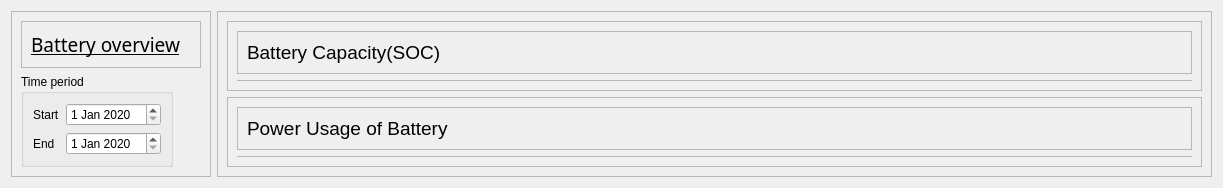
         <widget class="QWidget" name="BatteryQWidget">
          <layout class="QHBoxLayout" name="horizontalLayout_8">
           <item alignment="Qt::AlignLeft|Qt::AlignTop">
            <widget class="QFrame" name="frame_38">
             <property name="sizePolicy">
              <sizepolicy hsizetype="MinimumExpanding" vsizetype="Maximum">
               <horstretch>0</horstretch>
               <verstretch>0</verstretch>
              </sizepolicy>
             </property>
             <property name="minimumSize">
              <size>
               <width>200</width>
               <height>50</height>
              </size>
             </property>
             <property name="maximumSize">
              <size>
               <width>16777215</width>
               <height>16777215</height>
              </size>
             </property>
             <property name="frameShape">
              <enum>QFrame::StyledPanel</enum>
             </property>
             <property name="frameShadow">
              <enum>QFrame::Raised</enum>
             </property>
             <layout class="QVBoxLayout" name="verticalLayout_24">
              <item alignment="Qt::AlignTop">
               <widget class="QFrame" name="frame_39">
                <property name="frameShape">
                 <enum>QFrame::StyledPanel</enum>
                </property>
                <property name="frameShadow">
                 <enum>QFrame::Raised</enum>
                </property>
                <layout class="QHBoxLayout" name="horizontalLayout_17">
                 <item alignment="Qt::AlignLeft|Qt::AlignTop">
                  <widget class="QLabel" name="label_25">
                   <property name="font">
                    <font>
                     <family>Bahnschrift SemiBold</family>
                     <pointsize>14</pointsize>
                     <underline>true</underline>
                    </font>
                   </property>
                   <property name="text">
                    <string>Battery overview</string>
                   </property>
                  </widget>
                 </item>
                </layout>
               </widget>
              </item>
              <item alignment="Qt::AlignLeft|Qt::AlignTop">
               <widget class="QGroupBox" name="groupBox_8">
                <property name="title">
                 <string>Time period</string>
                </property>
                <layout class="QFormLayout" name="formLayout_7">
                 <item row="0" column="0">
                  <widget class="QLabel" name="label_26">
                   <property name="text">
                    <string>Start</string>
                   </property>
                  </widget>
                 </item>
                 <item row="0" column="1">
                  <widget class="QDateEdit" name="startDateBattery">
                   <property name="minimumDate">
                    <date>
                     <year>2020</year>
                     <month>1</month>
                     <day>1</day>
                    </date>
                   </property>
                  </widget>
                 </item>
                 <item row="1" column="0">
                  <widget class="QLabel" name="label_30">
                   <property name="text">
                    <string>End</string>
                   </property>
                  </widget>
                 </item>
                 <item row="1" column="1">
                  <widget class="QDateEdit" name="endDateBattery">
                   <property name="minimumDate">
                    <date>
                     <year>2020</year>
                     <month>1</month>
                     <day>1</day>
                    </date>
                   </property>
                  </widget>
                 </item>
                </layout>
               </widget>
              </item>
             </layout>
            </widget>
           </item>
           <item>
            <widget class="QFrame" name="frame_27">
             <property name="sizePolicy">
              <sizepolicy hsizetype="Minimum" vsizetype="Preferred">
               <horstretch>0</horstretch>
               <verstretch>0</verstretch>
              </sizepolicy>
             </property>
             <property name="frameShape">
              <enum>QFrame::StyledPanel</enum>
             </property>
             <property name="frameShadow">
              <enum>QFrame::Raised</enum>
             </property>
             <layout class="QVBoxLayout" name="verticalLayout_19">
              <item>
               <widget class="QFrame" name="frame_28">
                <property name="frameShape">
                 <enum>QFrame::StyledPanel</enum>
                </property>
                <property name="frameShadow">
                 <enum>QFrame::Raised</enum>
                </property>
                <layout class="QVBoxLayout" name="verticalLayout_20">
                 <item>
                  <widget class="QFrame" name="frame_29">
                   <property name="sizePolicy">
                    <sizepolicy hsizetype="Preferred" vsizetype="Maximum">
                     <horstretch>0</horstretch>
                     <verstretch>0</verstretch>
                    </sizepolicy>
                   </property>
                   <property name="frameShape">
                    <enum>QFrame::StyledPanel</enum>
                   </property>
                   <property name="frameShadow">
                    <enum>QFrame::Raised</enum>
                   </property>
                   <layout class="QHBoxLayout" name="horizontalLayout_13">
                    <item alignment="Qt::AlignTop">
                     <widget class="QLabel" name="label_17">
                      <property name="font">
                       <font>
                        <family>Arial</family>
                        <pointsize>14</pointsize>
                       </font>
                      </property>
                      <property name="text">
                       <string>Battery Capacity(SOC)</string>
                      </property>
                     </widget>
                    </item>
                    <item>
                     <spacer name="horizontalSpacer_8">
                      <property name="orientation">
                       <enum>Qt::Horizontal</enum>
                      </property>
                      <property name="sizeHint" stdset="0">
                       <size>
                        <width>741</width>
                        <height>20</height>
                       </size>
                      </property>
                     </spacer>
                    </item>
                   </layout>
                  </widget>
                 </item>
                 <item>
                  <widget class="QFrame" name="socBat_Frame">
                   <property name="sizePolicy">
                    <sizepolicy hsizetype="Preferred" vsizetype="Expanding">
                     <horstretch>0</horstretch>
                     <verstretch>0</verstretch>
                    </sizepolicy>
                   </property>
                   <property name="frameShape">
                    <enum>QFrame::StyledPanel</enum>
                   </property>
                   <property name="frameShadow">
                    <enum>QFrame::Raised</enum>
                   </property>
                  </widget>
                 </item>
                </layout>
               </widget>
              </item>
              <item>
               <widget class="QFrame" name="frame_30">
                <property name="frameShape">
                 <enum>QFrame::StyledPanel</enum>
                </property>
                <property name="frameShadow">
                 <enum>QFrame::Raised</enum>
                </property>
                <layout class="QVBoxLayout" name="verticalLayout_21">
                 <item>
                  <widget class="QFrame" name="frame_31">
                   <property name="sizePolicy">
                    <sizepolicy hsizetype="Preferred" vsizetype="Maximum">
                     <horstretch>0</horstretch>
                     <verstretch>0</verstretch>
                    </sizepolicy>
                   </property>
                   <property name="frameShape">
                    <enum>QFrame::StyledPanel</enum>
                   </property>
                   <property name="frameShadow">
                    <enum>QFrame::Raised</enum>
                   </property>
                   <layout class="QHBoxLayout" name="horizontalLayout_14">
                    <item alignment="Qt::AlignTop">
                     <widget class="QLabel" name="label_18">
                      <property name="font">
                       <font>
                        <family>Arial</family>
                        <pointsize>14</pointsize>
                       </font>
                      </property>
                      <property name="text">
                       <string>Power Usage of Battery</string>
                      </property>
                     </widget>
                    </item>
                    <item>
                     <spacer name="horizontalSpacer_9">
                      <property name="orientation">
                       <enum>Qt::Horizontal</enum>
                      </property>
                      <property name="sizeHint" stdset="0">
                       <size>
                        <width>150</width>
                        <height>20</height>
                       </size>
                      </property>
                     </spacer>
                    </item>
                   </layout>
                  </widget>
                 </item>
                 <item>
                  <widget class="QFrame" name="powerBat_Frame">
                   <property name="sizePolicy">
                    <sizepolicy hsizetype="Preferred" vsizetype="Expanding">
                     <horstretch>0</horstretch>
                     <verstretch>0</verstretch>
                    </sizepolicy>
                   </property>
                   <property name="frameShape">
                    <enum>QFrame::StyledPanel</enum>
                   </property>
                   <property name="frameShadow">
                    <enum>QFrame::Raised</enum>
                   </property>
                  </widget>
                 </item>
                </layout>
               </widget>
              </item>
             </layout>
            </widget>
           </item>
          </layout>
         </widget>
